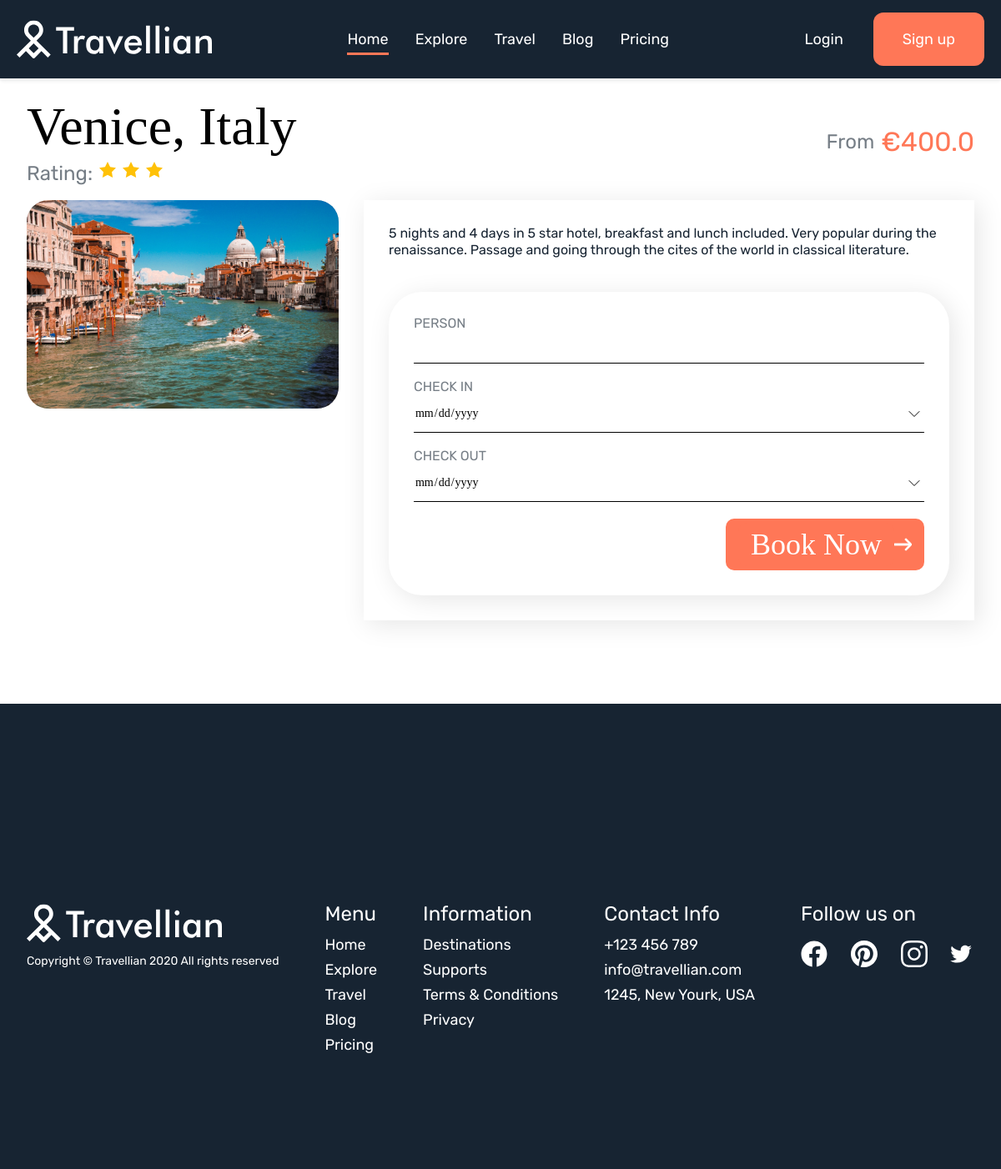
The page /kursova_page/offers/1 on the database as committed earlier.
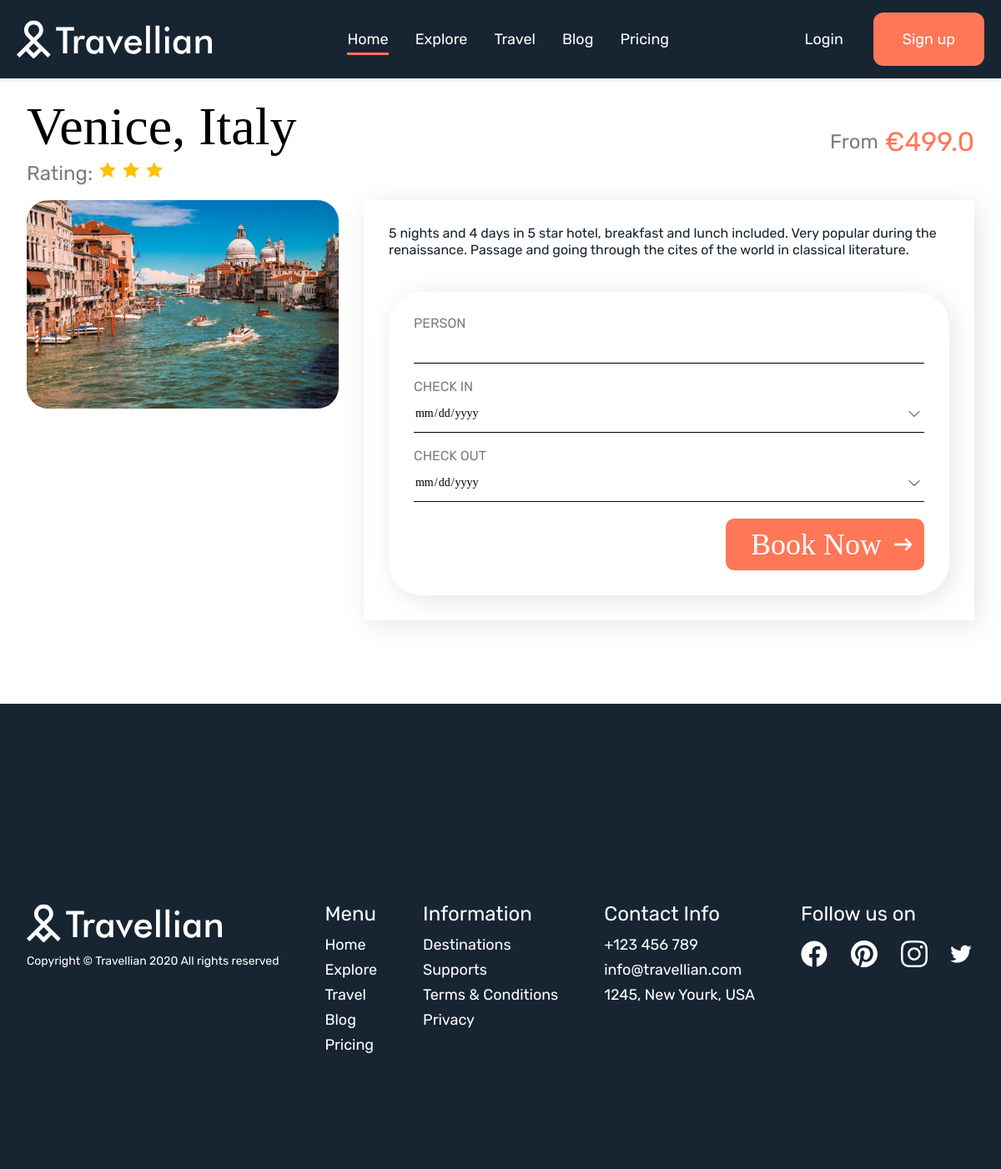
The same page on the database as committed later.
### kursova_page/models.py (models this page shows, shortened)
class Offers(models.Model):
    location = models.CharField(max_length=255)
    rating = models.IntegerField()
    description = models.TextField()
    pricing = models.FloatField()
    offer_image = models.ImageField(null = True, blank=True, upload_to="images/")

### kursova_page/views.py (the view)
# urls.py: path('offers/<int:id>', offer_item, name='offer_item'),
def offer_item(request, id):
    data = Offers.objects.get(id = id)
    return render(request, 'offer-page/index.html', {'data': data})

### kursova_page/templates/offer-page/index.html (shortened to what this page needs)
<!DOCTYPE html>
{% load static %}
<html lang="en">
<head>
    <link rel="stylesheet" href="{% static 'offer-page/styles/style.css' %}">
</head>
<body>
	<header id="headerId" class = "head scrolled">
		<div class="head-wrapper d-flex">
			<div class="logo"></div>
			<nav id="navigation" class="header-menu hide">
				<ul class = "menu">
					<li class="current-item">
						<a class="header-emailform-font" href="../index.html#heroWrap">Home</a>
					</li>
					<li>
						<a class="header-emailform-font" href="../index.html#explore">Explore</a>
					</li>
					<li>
						<a class="header-emailform-font" href="../index.html#travel">Travel</a>
					</li>
					<li>
						<a class="header-emailform-font" href="../index.html#blog">Blog</a>
					</li>
					<li>
						<a class="header-emailform-font" href="../index.html#pricing">Pricing</a>
					</li>
				</ul>
				<span id="slide-line" class="position-absolute"></span>
			</nav>
			<div class="login-wrap">
				<div class= "btn-login-signup">
					<a class="header-emailform-font" href="#">Login</a>
					<a class="signup-btn d-flex header-emailform-font" href="#">Sign up</a>
				</div>
			</div>
		</div>
	</header>
    <section class="offer-info">
        <div class="section-wrap">
            <div class="inner-wrap">
                <div class="offer-info-head">
                    <div class="offer-head-left">
                        <div class="offer-title black-text">
                            <h1 class = "title-big">
                                {{ data.location }}
                            </h1>
                        </div>
                        <div class = "offer-rate">
                            <span class="title-small grey-text">Rating: </span>
                            {% for i in '0123456789'|make_list %}
                            {% if  forloop.counter <= data.rating %}
                            <svg width="24" height="24" viewBox="0 0 24 24" fill="none" xmlns="http://www.w3.org/2000/svg">
                                <path d="M12 2.00006L15.09 8.26006L22 9.27006L17 14.1401L18.18 21.0201L12 17.7701L5.82 21.0201L7 14.1401L2 9.27006L8.91 8.26006L12 2.00006Z" fill="#FFC107"/>
                                </svg>
                            {% endif %}
                        {% endfor %}
                        </div>
                    </div>
                    <div class = "offer-price-wrap">
                        <span class = "title-small grey-text">From</span>
                        <span class = "offer-price">€{{data.pricing}}</span>
                    </div>
                </div>
                <div class="offer-info-content">
                    <img src="../media/{{data.offer_image}}" alt="offer1" class="offer-image-block">
                    <div class="offer-info-content-right">
                        <span class = "offer-description d-block">
                            {{data.description}}
                        </span>
                        <div class="offer-form-wrap">
                            <form class="d-flex offer-form">
                                <div class="form-item flex-column d-flex">
                                    <label for="person">Person</label>
                                    <input type="number" id="person" min="1">
                                </div>
                                <div class="form-item flex-column d-flex">
                                    <label for="check-in">Check in</label>
                                    <input type="date" id="check-in">
                                </div>
                                <div class="form-item flex-column d-flex">
                                    <label for="check-out">Check out</label>
                                    <input type="date" id="check-out">
                                </div>
                                <div class="book-btn d-flex">
                                    <input class = "book-btn pointer" type="submit" value="Book Now">
                                </div>
                            </form>
                        </div>
                    </div>
                </div>
            </div>
        </div>
    </section>
    <footer>
        <div class="section-wrap">
            <div class="inner-wrap d-flex">
                <div class="footer-logo">
                    <div class="logo"></div>
                    <span class = "copyright normal-text d-block white-text">Copyright © Travellian 2020 All rights reserved</span>
                </div>
                <div class="footer-menu">
                    <span class = "footer-title title-small d-block white-text">Menu</span>
                    <nav>
                        <ul class = "menu d-flex">
                            <li>
                                <a class="list-item" href="#">Home</a>
                            </li>
                            <li>
                                <a class="list-item" href="#">Explore</a>
                            </li>
                            <li>
                                <a class="list-item" href="#">Travel</a>
                            </li>
                            <li>
                                <a class="list-item" href="#">Blog</a>
                            </li>
                            <li>
                                <a class="list-item" href="#">Pricing</a>
                            </li>
                        </ul>
                    </nav>
                </div>
                <div class="footer-info">
                    <span class = "footer-title title-small d-block white-text">Information</span>
                    <ul class = "menu">
                        <li>
                            <a class="list-item" href="#">Destinations</a>
                        </li>
                        <li>
                            <a class="list-item" href="#">Supports</a>
                        </li>
                        <li>
                            <a class="list-item" href="#">Terms & Conditions</a>
                        </li>
                        <li>
                            <a class="list-item" href="#">Privacy</a>
                        </li>
                    </ul>
                </div>
                <div class="footer-contact">
                    <span class = "footer-title title-small d-block white-text">Contact Info</span>
                    <ul class = "menu">
                        <li>
                            <a class="list-item" href="#">+123 456 789</a>
                        </li>
                        <li>
                            <a class="list-item" href="#">info@travellian.com</a>
                        </li>
                        <li>
                            <a class="list-item" href="#">1245, New Yourk, USA</a>
                        </li>
                    </ul>
                </div>
                <div class="footer-socials">
                    <span class = "footer-title title-small d-block white-text">Follow us on</span>
                    <div class="social-icons d-flex">
                        <a href="">
                        </a>
                        <a href="">
                        </a>
                        <a href="">
                        </a>
                        <a href="">
                        </a>
                    </div>
                </div>
            </div>
        </div>
    </footer>
</body>
</html>

### kursova_page/static/offer-page/styles/style.css (style rules this page uses)
header { background-color: var(--secondary-color); position: relative; }
.section-wrap { padding-top: 120px !important; }
.blog-post-wrap, .offer-info-head { margin-bottom: 20px; }
@media only screen and (min-width: 720px) { .offer-form { flex-direction: row; gap: 10px; padding: 20px 0; } }
@media only screen and (min-width: 1120px) { .offer-info-content, .offer-info-head { grid-auto-flow: column; } }
@media only screen and (min-width: 1120px) { .offer-price-wrap { justify-content: end; } }
.offer-image-block { object-fit: cover; object-position: 50% 20%; max-height: 600px; }
.offer-info-content .offer-image-block { border-radius: 26px; width: 100%; height: fit-content; }
.offer-info-content, .offer-info-head { display: grid; gap: 30px; }
.offer-form { flex-direction: column; gap: 20px; padding: 20px 0; border-radius: 40px; }
.form-item { width: 100%; }
.book-btn { align-self: flex-end; width: max-content; padding: 5px 15px; border-radius: 10px; }
.book-arrow { align-self: center; justify-self: end; }
.form-item input { border-bottom: 1px solid #000; padding-bottom: 10px; font-family: var(--page-font1); font-size: 14px; }
.offer-info-content-right { display: flex; flex-direction: column; gap: 40px; }
.offer-info-content-right, .offer-form { box-shadow: 5px 5px 30px rgba(0,0,0,0.1); padding: 30px; }
.offer-description { flex: 1; }

### kursova_page/static/styles/style.css (style rules this page uses)
body { line-height: normal; }
.white-text { color: #FFF; }
.black-text { color:black }
.grey-text { color:var(--secondary-text-color); }
.d-block { display:block; }
.d-flex { display: flex; }
.pointer { cursor: pointer; }
.title-big { font-family: var(--page-font1); font-size: 40px; }
.title-small, .normal-text { font-family: var(--page-font2); font-size: 18px; }
.header-emailform-font { font-size: 20px; }
input { border: none; }
.position-absolute { position: absolute; }
.section-wrap { padding: 80px 16px; }
.flex-column { flex-direction: column; }
.hide { visibility: hidden; height: 0; padding: 0px !important; transform: translateY(-20%); }
.hide, .header-menu:not(.hide), .head-wrapper { transition: height 200ms ease-in-out 100ms, all 200ms ease-in-out 0ms; }
.offer-description, .offer-rate , .offer-text-block { flex: 1; }
.btn-login-signup>* { cursor: pointer; }

### kursova_page/static/styles/header.css (style rules this page uses)
.head { position: fixed; margin: 0; width: 100%; transition: background-color 0.3s ease; z-index: 1; }
.logo { background-image: url("../images/icons/logo1.svg"); background-size: cover; width: 140px; height: 27.521px; }
.head-wrapper { max-width: 1920px; padding: 24px 32px; justify-content: space-between; align-items: center; }
.header-emailform-font, .list-item { color: #FFF; font-family: var(--page-font2); font-size: 18px; text-decoration:none; }
.login-wrap { display: none; }
.menu, .btn-login-signup { display: flex; flex-direction: column; }
.header-menu { position: relative; }
.head ul li { display: inline-block; padding: 0 16px; }
.head ul li a { display: inline-block; margin: 10px 0; }
#slide-line { bottom: 0; height: 3px; background-color: var(--main-page-color); -webkit-transition: all .3s ease; transition: all .3s ease; }
.btn-login-signup { align-items: center; gap: 36px; }
.signup-btn { color: #FFF; border: solid 3px transparent ; padding: 20px 32px; justify-content: center; align-items: center; border-radius: 12px; background: var(--main-page-color); }
.scrolled, .burger-clicked { background: var(--secondary-color); box-shadow: 0 3px 5px 0.3px rgba(0,0,0,0.1); }
.scrolled .head-wrapper { padding-top: 15px !important; padding-bottom: 15px !important; }

### kursova_page/static/styles/variables.css (style rules this page uses)
:root { --main-page-color: #FF7757; --secondary-color: #172432; --desktop-vertical-padding: 182px; --secondary-text-color: #767E86; --page-font1: Playfair Display; --page-font2: Rubik; }

### kursova_page/static/styles/hero_section.css (style rules this page uses)
.form-item { gap: 12px; }
.form-item label { color:var(--secondary-text-color); font-family: var(--page-font2); font-size: 16px; text-transform: uppercase; }
.book-btn { width: 100%; background: var(--main-page-color); border: none; color: #FFF; font-family: var(--page-font1); font-size: 36px; height: 100%; text-align: left; }
.book-arrow { width: 21px; stroke-width: 1px; stroke: #FFF; }

### kursova_page/static/styles/footer.css (style rules this page uses)
footer { background: #172432; }
footer .inner-wrap { gap: 60px; flex-direction: column; }
footer .menu { gap: 12px; }
.copyright { margin-top: 16px; font-size: 14px !important; }
.footer-title { font-size: 24px !important; margin-bottom: 16px; }
.social-icons { align-items: center; gap: 24px; }

Rows that differ between the two databases and show on the page:
changed Offers "Venice, Italy": pricing "400.0" → "499.0"
